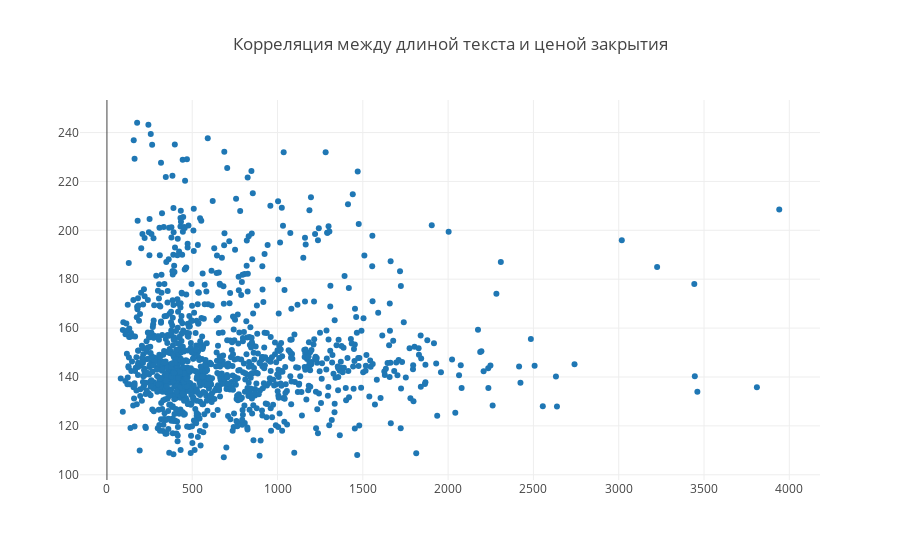

The notebook cell this image was saved under:
### Markdown cell above
### Анализ

### Code cell
trace1=go.Scatter(x=data_join['len'], y=data_join['ClosingPrice'], name='Gas_Price', mode='markers')
data=[trace1]
layout={'title':'Корреляция между длиной текста и ценой закрытия'}
fig=go.Figure(data=data, layout=layout)
iplot(fig, show_link=False)

### Figure 1 — Plotly figure (JSON) as saved in the notebook; plotly's stock layout.template omitted (floating-point values rounded to 4 significant figures; data arrays with more than 128 entries replaced by an {"elided": "..."} marker saying what was removed)
{"data": [{"mode": "markers", "name": "Gas_Price", "type": "scatter", "x": {"elided": "1159 int values"}, "y": {"elided": "1159 float values"}}], "layout": {"title": "Корреляция между длиной текста и ценой закрытия"}}
